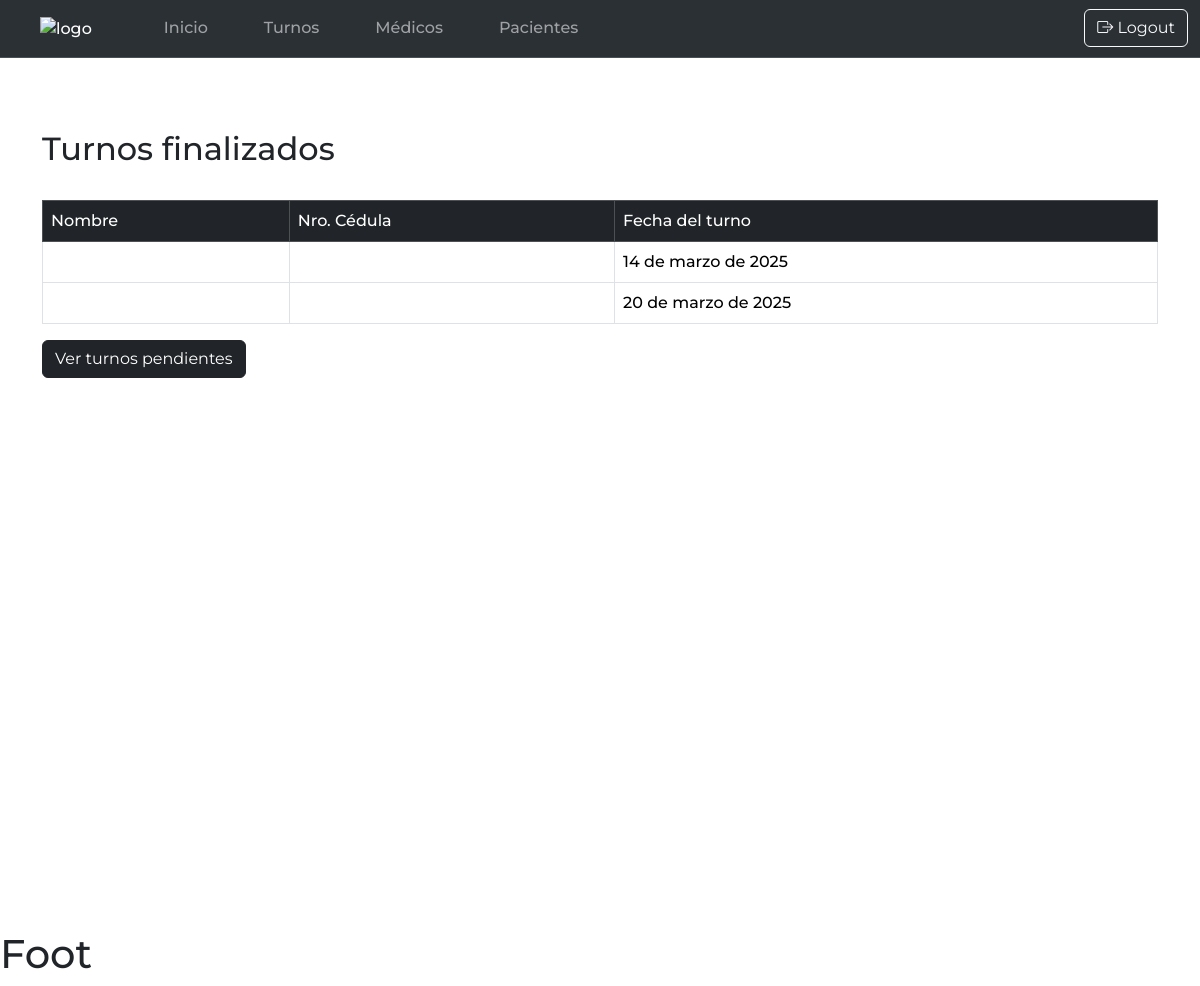
The page /turnos/turnosFinalizados/ (signed in) on the database as committed earlier.
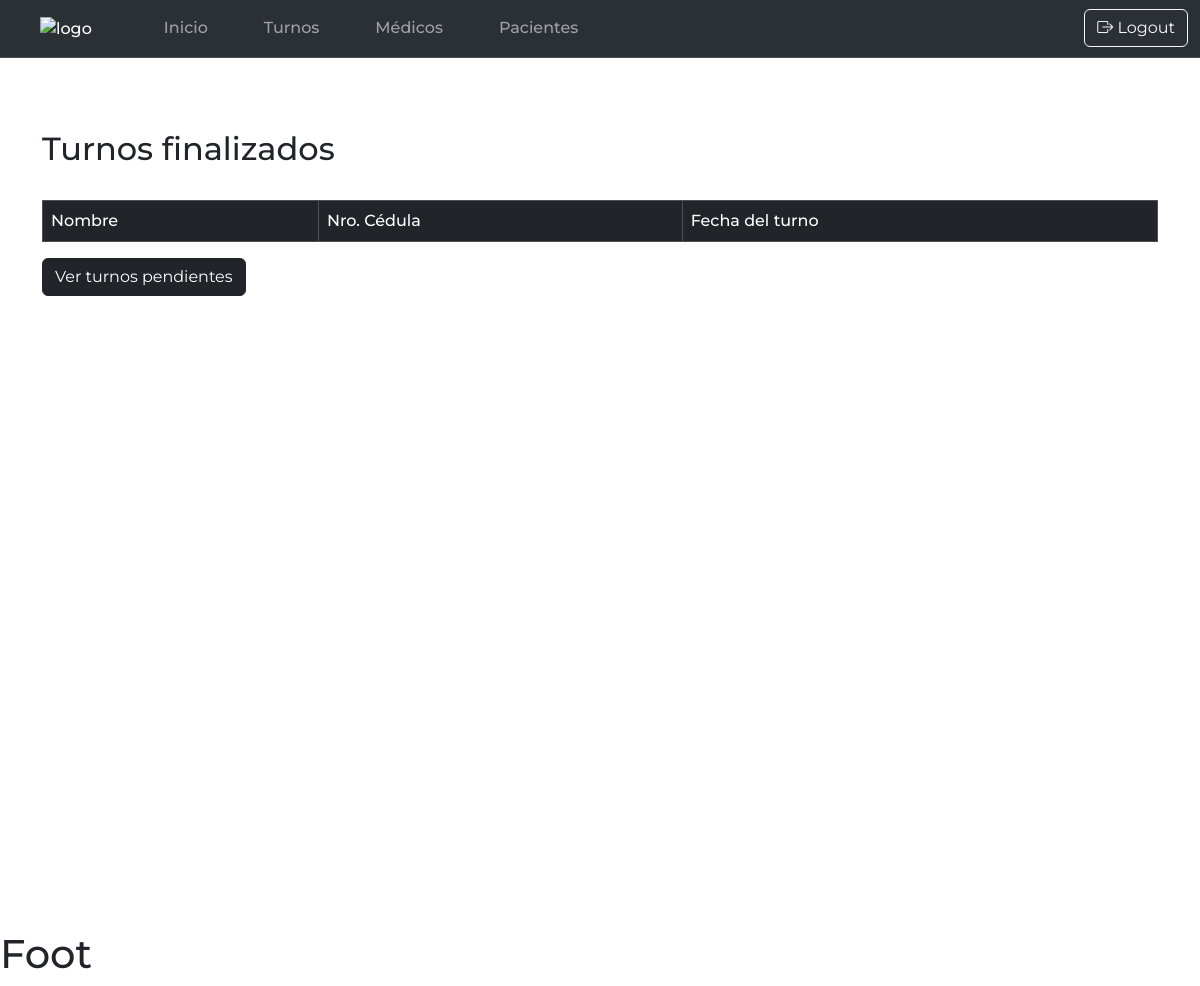
The same page on the database as committed later.
### turnosApp/models.py (models this page shows, shortened)
class Turno(models.Model):
    paciente = models.ForeignKey(Paciente, on_delete=models.CASCADE)
    fecha_registro = models.DateTimeField(default=now, null=False)
    fecha_turno = models.DateField( null=False)
    status = models.IntegerField(null=False, default=0)
    medico = models.ForeignKey(Medico, on_delete=models.CASCADE)
    observaciones = models.TextField(null=True)

### turnosApp/views.py (the view)
# urls.py: path('turnosFinalizados/', views.turnosFinalizadosView, name='turnosFinalizados'),
@login_required
def turnosFinalizadosView(request):
    medico_actual = request.user.id
    turnosList = Turno.objects.all().filter(status=1, medico_id = medico_actual).order_by('fecha_turno')
    return render(request, 'turnosFinalizados.html', {'turnos': turnosList})

### templates/turnosFinalizados.html (shortened to what this page needs)
{% extends 'base.html' %}
{% block Body %}
    <div class="container mt-5" id="container-list">
        <div class="d-flex justify-content-between">
            <h2>Turnos finalizados</h2>
        </div>
        <br>
        <table class="table table-bordered" >
            <thead class="table-dark">
                <tr>
                    <td>Nombre</td>
                    <td>Nro. Cédula</td>
                    <td>Fecha del turno</td>
                </tr>
            </thead>
            <tbody>
                {% for turno in turnos %}
                    <tr>
                        <td>{{ turno.paciente.nombre }}</td>
                        <td>{{ turno.paciente.ci }}</td>
                        <td>{{ turno.fecha_turno }}</td>
                    </tr>
                {% endfor %}
            </tbody>
        </table>
        <a class="btn btn-dark" href="{% url 'turnosList' %}">Ver turnos pendientes</a>
    </div>
{% endblock %}

Rows that differ between the two databases and show on the page:
removed Turno: fecha_turno "14 de marzo de 2025"
removed Turno: fecha_turno "20 de marzo de 2025"
